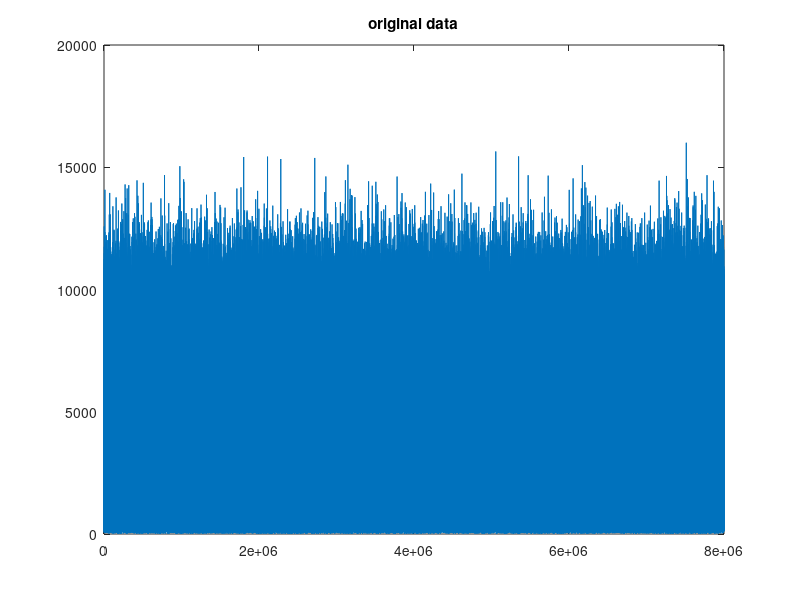

The MATLAB source for this figure: (Note: this script raises an error after producing the figure.)
%TESTING FREQ SHIFT OF RANDOM SAMPLES

fs = 8e6; %Sampling freq
T = 1/fs;   %Sampling period

t = (0:T:1)';  %Generate 1 second of data
y = randn(numel(t),1) + 1i*randn(numel(t),1); %generate random

shift = 500;
yshift = y.*exp(1i*2*pi*shift*t);

N = 2^nextpow2(numel(y));
figure;
F = fft(y,N);
n = numel(F); %To get the size
x = fs*(0:n-1)/n;
plot(x,abs(F));
title('original data');

figure;
F = fft(yshift,N);
n = numel(F); %To get the size
x = fs*(0:n-1)/n;
plot(x,abs(F));
title('freq shifted data');